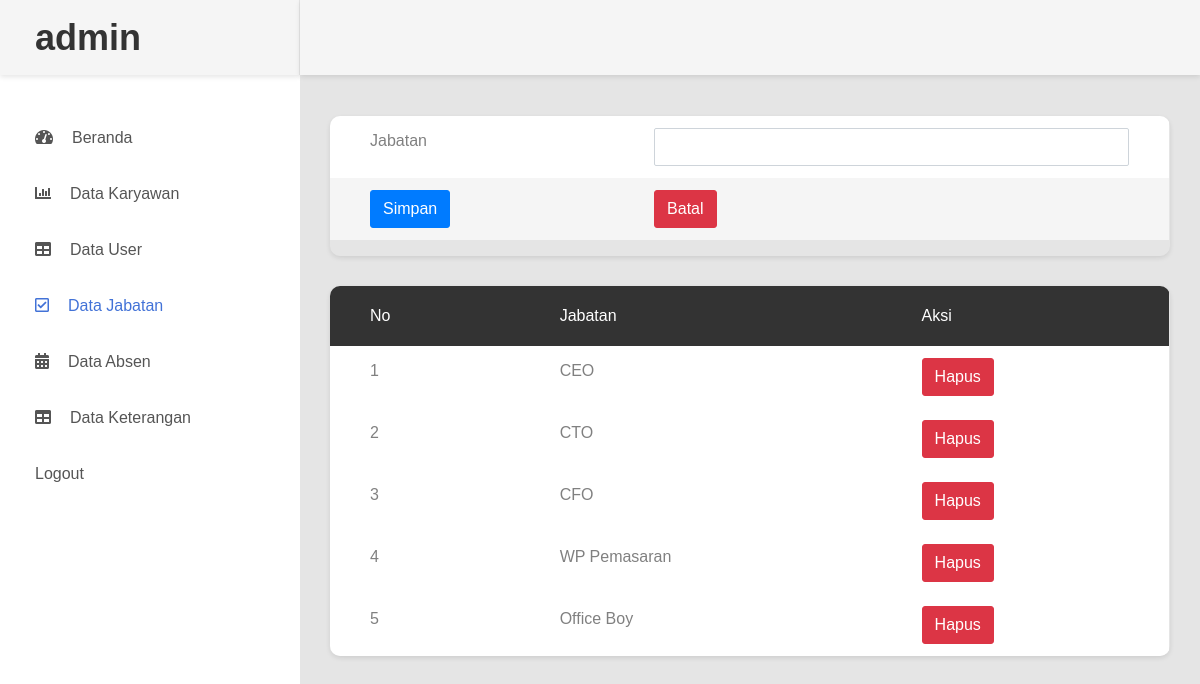
/data_jabatan.php (signed in), run on the app's committed database.
### tables this page shows
CREATE TABLE `tb_jabatan` (
  `id` int(11) NOT NULL,
  `jabatan` varchar(255) NOT NULL
);

### data_jabatan.php (the view, shortened to what this page needs)
<!DOCTYPE html>
<html lang="en">
<head>
    <link rel="stylesheet" type="text/css" href="css/bootstrap.css" media="all">
    <link href="css/font-face.css" rel="stylesheet" media="all">
    <link href="view/font-awesome-4.7/css/font-awesome.min.css" rel="stylesheet" media="all">
    <link href="view/font-awesome-5/css/fontawesome-all.min.css" rel="stylesheet" media="all">
    <link href="view/mdi-font/css/material-design-iconic-font.min.css" rel="stylesheet" media="all">
    <link href="view/bootstrap-4.1/bootstrap.min.css" rel="stylesheet" media="all">
    <link href="css/theme.css" rel="stylesheet" media="all">
</head>
<body>
    <div class="page-wrapper">
        <aside class="menu-sidebar d-none d-lg-block">
            <div class="logo">
                <a href="#">
                   <h1>admin</h1>
                </a>
            </div>
            <div class="menu-sidebar__content js-scrollbar1">
                <nav class="navbar-sidebar">
                    <ul class="list-unstyled navbar__list">
                        <li>
                            <a class="js-arrow" href="admin.php">
                                <i class="fas fa-tachometer-alt"></i>Beranda</a>
                        </li>
                        <li>
                            <a href="data_karyawan.php">
                                <i class="fas fa-chart-bar"></i>Data Karyawan</a>
                        </li>
                        <li>
                            <a href="data_user.php">
                                <i class="fas fa-table"></i>Data User</a>
                        </li>
                        <li class="active has-sub">
                            <a href="data_jabatan.php">
                                <i class="far fa-check-square"></i>Data Jabatan</a>
                        </li>
                        <li>
                            <a href="data_absen.php">
                                <i class="fas fa-calendar-alt"></i>Data Absen</a>
                        </li>
                        <li>
                            <a href="data_keterangan.php">
                                <i class="fas fa-table"></i>Data Keterangan
                            </a>
                        </li>
                        <li>
                            <a href="logout.php">Logout</a>
                        </li>
                    </ul>
                </nav>
            </div>
        </aside>
        <div class="page-container">
            <header class="header-desktop">
            </header>
            <div class="main-content">
                <div class="section__content section__content--p30">
                    <div class="container-fluid">
                        <div class="row">
                           <div class="table-responsive table--no-card m-b-30">
                                <form action="data_jabatan_save.php" method="post">
                                    <div class="form-group">
                                        <table class="table table-borderless table-striped table-earning" >
                                            <tbody>
                                                <tr>
                                                    <td>Jabatan</td>
                                                    <td>
                                                    <input type="text" class="form-control" name="jabatan" autocomplete="off">
                                                </td>
                                                </tr>
                                                <tr>
                                                    <td><button type="submit" name="simpan" class="btn btn-primary">Simpan</button></td>
                                                    <td><input type="reset" name="" value="Batal" class="btn btn-danger"></td>
                                                </tr>
                                            </tbody>
                                        </table>
                                    </div>
                                </form>
                            </div>
                        </div>
                        <div class="row">
                            <div class="table-responsive table--no-card m-b-30">
                                <table class="table table-borderless table-striped table-earning">
                                    <thead>
                                        <tr>
                                            <th>No</th>
                                            <th>Jabatan</th>
                                            <th>Aksi</th>
                                        </tr>
                                    </thead>
                                    <?php
                                        include 'koneksi.php';
                                        $sql = "SELECT * FROM tb_jabatan";
                                        $query = mysqli_query($koneksi, $sql);
                                        $no = 1;
                                        while ($row = mysqli_fetch_array($query)) {
                                        ?>
                                    <tbody>
                                        <tr>
                                            <td><?php echo $no ?></td>
                                            <td><?php echo $row['jabatan']; ?></td>
                                            <td> <a href="hapus_jabatan.php?id=<?php echo $row['id']; ?>"><button class="btn btn-danger" onclick="return confirm('yakin ingin dihapus?');">Hapus</button></a></td>
                                        </tr>
                                        <?php
                                        $no++;
                                        }
                                        ?>
                                    </tbody>
                                </table>
                            </div>
                        </div>
                    </div>
                </div>
            </div>
        </div>
    </div>
</body>
</html>

### data on the page
tb_jabatan: jabatan "CEO"
tb_jabatan: jabatan "CTO"
tb_jabatan: jabatan "CFO"
tb_jabatan: jabatan "WP Pemasaran"
tb_jabatan: jabatan "Office Boy"
